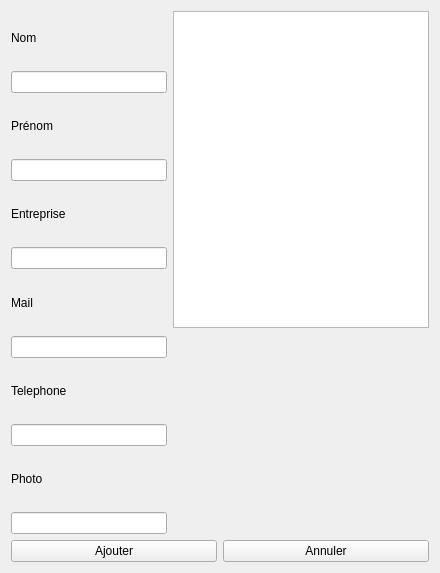
<?xml version="1.0" encoding="UTF-8"?>
<ui version="4.0">
 <class>AjouterContact</class>
 <widget class="QWidget" name="AjouterContact">
  <property name="geometry">
   <rect>
    <x>0</x>
    <y>0</y>
    <width>440</width>
    <height>573</height>
   </rect>
  </property>
  <property name="windowTitle">
   <string>Ajout_Contact</string>
  </property>
  <layout class="QVBoxLayout" name="verticalLayout_8">
   <item>
    <layout class="QHBoxLayout" name="horizontalLayout_2">
     <item>
      <layout class="QVBoxLayout" name="verticalLayout">
       <item>
        <widget class="QLabel" name="LNom">
         <property name="text">
          <string>Nom</string>
         </property>
        </widget>
       </item>
       <item>
        <widget class="QLineEdit" name="ENom"/>
       </item>
       <item>
        <widget class="QLabel" name="LPrenom">
         <property name="text">
          <string>Prénom</string>
         </property>
        </widget>
       </item>
       <item>
        <widget class="QLineEdit" name="EPrenom"/>
       </item>
       <item>
        <widget class="QLabel" name="LEntreprise">
         <property name="text">
          <string>Entreprise</string>
         </property>
        </widget>
       </item>
       <item>
        <widget class="QLineEdit" name="EEntreprise"/>
       </item>
       <item>
        <widget class="QLabel" name="LMail">
         <property name="text">
          <string>Mail</string>
         </property>
        </widget>
       </item>
       <item>
        <widget class="QLineEdit" name="EMail"/>
       </item>
       <item>
        <widget class="QLabel" name="LTelephone">
         <property name="text">
          <string>Telephone</string>
         </property>
        </widget>
       </item>
       <item>
        <widget class="QLineEdit" name="ETelephone"/>
       </item>
       <item>
        <widget class="QLabel" name="LPhoto">
         <property name="text">
          <string>Photo</string>
         </property>
        </widget>
       </item>
       <item>
        <widget class="QLineEdit" name="EPhoto"/>
       </item>
      </layout>
     </item>
     <item>
      <layout class="QVBoxLayout" name="layout_txt">
       <item>
        <widget class="QTextBrowser" name="Affichage"/>
       </item>
       <item>
        <widget class="QLabel" name="img">
         <property name="minimumSize">
          <size>
           <width>50</width>
           <height>200</height>
          </size>
         </property>
         <property name="text">
          <string/>
         </property>
        </widget>
       </item>
      </layout>
     </item>
    </layout>
   </item>
   <item>
    <layout class="QHBoxLayout" name="horizontalLayout">
     <item>
      <widget class="QPushButton" name="Ajouter">
       <property name="text">
        <string>Ajouter</string>
       </property>
      </widget>
     </item>
     <item>
      <widget class="QPushButton" name="Annuler">
       <property name="text">
        <string>Annuler</string>
       </property>
      </widget>
     </item>
    </layout>
   </item>
  </layout>
 </widget>
 <resources/>
 <connections/>
</ui>
